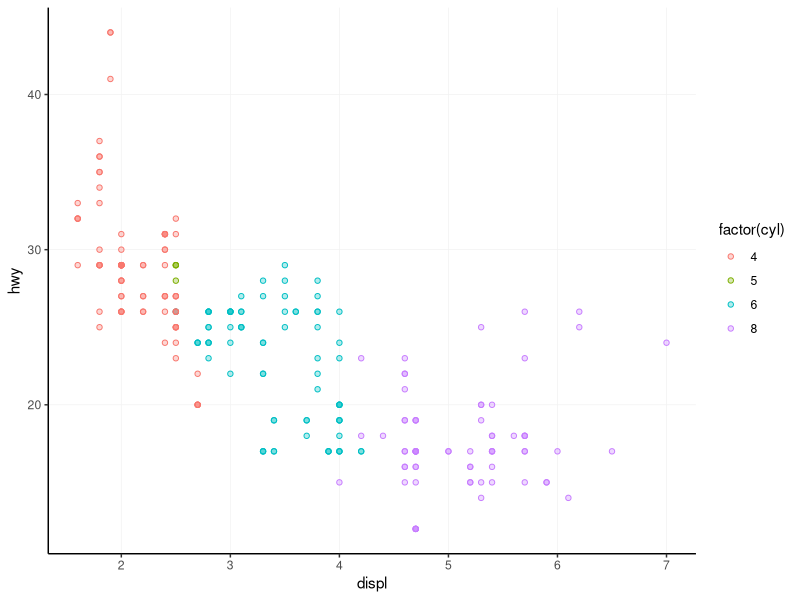
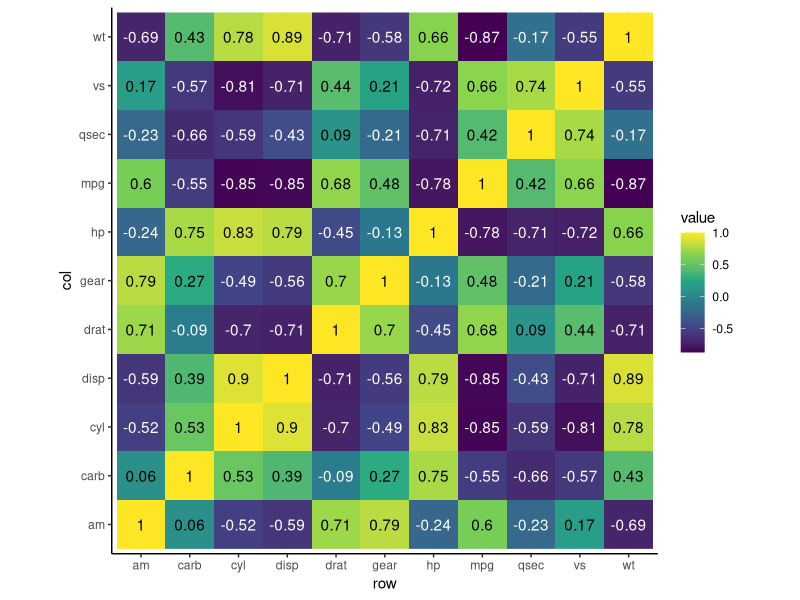
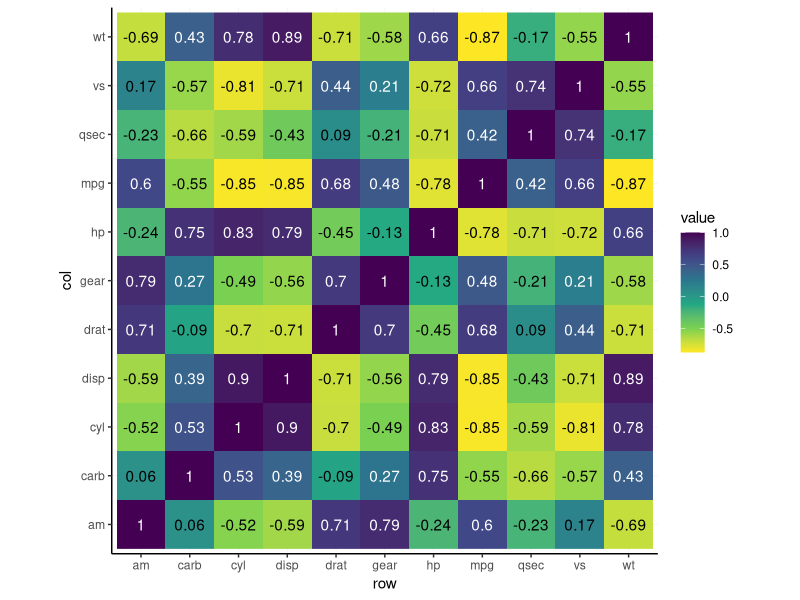
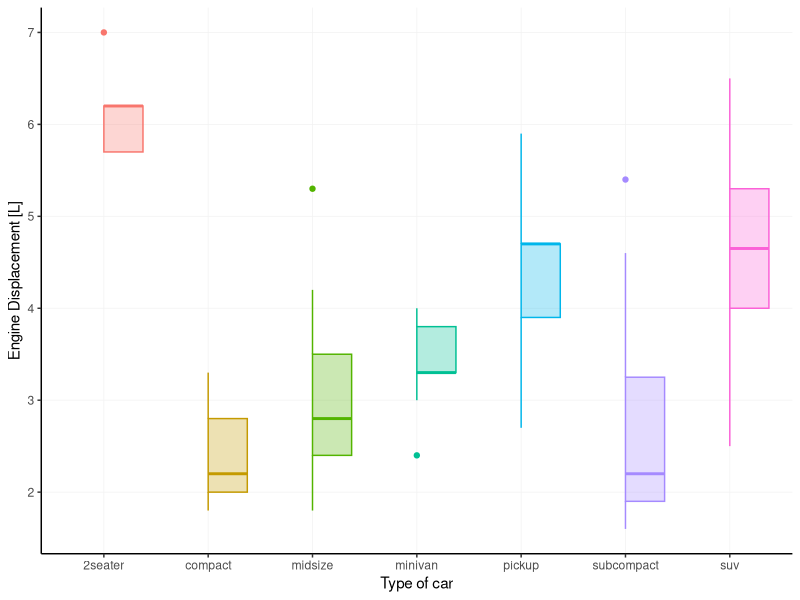
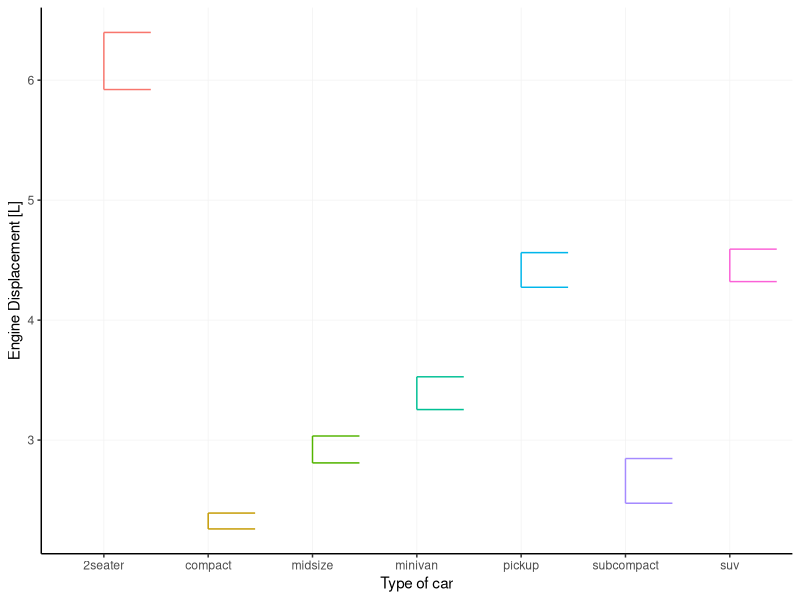
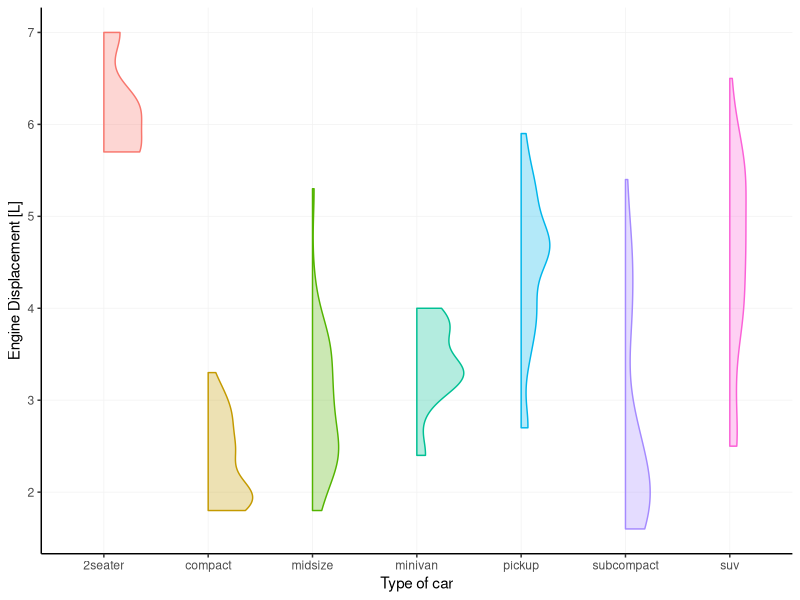
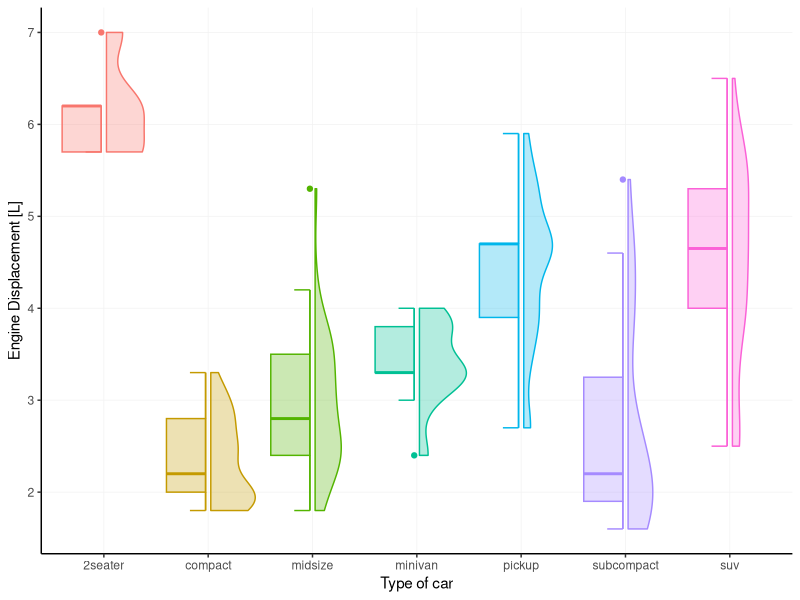
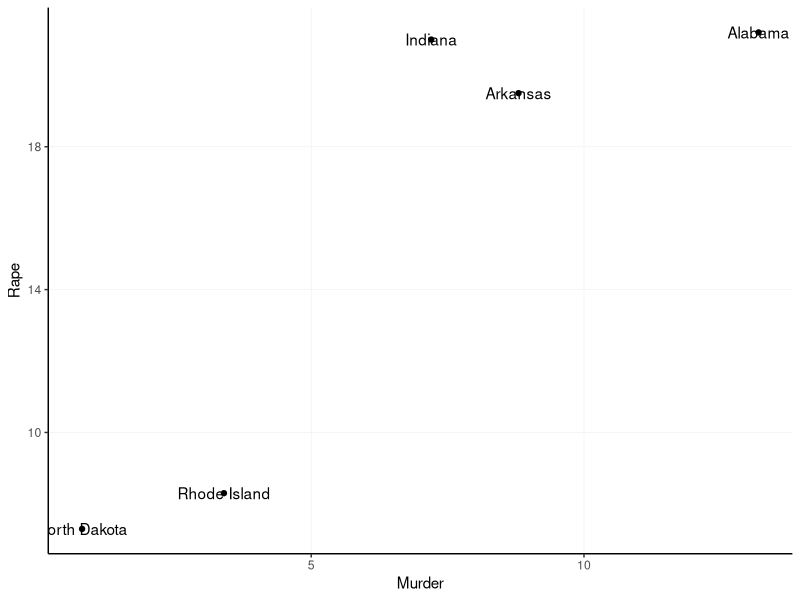

Write R code to recreate these figures, in order.
## ---- chunk 1
library(ggplot2)
library(scales)

theme_set(
  # Pick a starting theme
  theme_gray() +
  # Add your favourite elements
  theme(
    axis.line        = element_line(),
    panel.background = element_rect(fill = "white"),
    panel.grid.major = element_line("grey95", linewidth = 0.25),
    legend.key       = element_rect(fill = NA) 
  )
)

my_mapping <- aes(x = foo, y = bar)

aes(colour = qux, !!!my_mapping)
#> Aesthetic mapping: 
#> * `x`      -> `foo`
#> * `y`      -> `bar`
#> * `colour` -> `qux`

my_fill <- aes(fill = after_scale(alpha(colour, 0.3)))

ggplot(mpg, aes(displ, hwy)) +
  geom_point(aes(colour = factor(cyl), !!!my_fill), shape = 21)
## ---- chunk 2
contrast <- function(colour) {
  out   <- rep("black", length(colour))
  light <- farver::get_channel(colour, "l", space = "hcl")
  out[light < 50] <- "white"
  out
}

autocontrast <- aes(colour = after_scale(contrast(fill)))

cors <- cor(mtcars)

# Melt matrix
df <- data.frame(
  col = colnames(cors)[as.vector(col(cors))],
  row = rownames(cors)[as.vector(row(cors))],
  value = as.vector(cors)
)

# Basic plot
p <- ggplot(df, aes(row, col, fill = value)) +
  geom_raster() +
  geom_text(aes(label = round(value, 2), !!!autocontrast)) +
  coord_equal()

p + scale_fill_viridis_c(direction =  1)
p + scale_fill_viridis_c(direction = -1)
## ---- chunk 3
# A basic plot to reuse for examples
p <- ggplot(mpg, aes(class, displ, colour = class, !!!my_fill)) +
  guides(colour = "none", fill = "none") +
  labs(y = "Engine Displacement [L]", x = "Type of car")

p + geom_boxplot(aes(xmin = after_scale(x)))
## ---- chunk 4
p + geom_errorbar(
  stat = "summary",
  fun.data = mean_se,
  aes(xmin = after_scale(x))
)
## ---- chunk 5
update_geom_defaults("violin", list(xmin = NULL))

p + geom_violin(aes(xmin = after_scale(x)))
## ---- chunk 6
# A small nudge offset
offset <- 0.025

# We can pre-specify the mappings if we plan on recycling some
right_nudge <- aes(
  xmin = after_scale(x), 
  x = stage(class, after_stat = x + offset)
)
left_nudge  <- aes(
  xmax = after_scale(x),
  x = stage(class, after_stat = x - offset)
)

# Combining
p +
  geom_violin(right_nudge) +
  geom_boxplot(left_nudge) +
  geom_errorbar(left_nudge, stat = "boxplot", width = 0.3)
## ---- chunk 7
set.seed(0)
df <- USArrests[sample(nrow(USArrests), 5), ]
df$state <- rownames(df)

q <- ggplot(df, aes(Murder, Rape, label = state)) +
  geom_point()
q + geom_text()
## ---- chunk 8
q + geom_label(
  aes(
    label = gsub(" ", "\n", state),
    hjust = Murder > mean(Murder),
    vjust = Rape > mean(Rape)
  ),
  label.padding = unit(5, "pt"),
  label.size = NA, fill = NA
)
